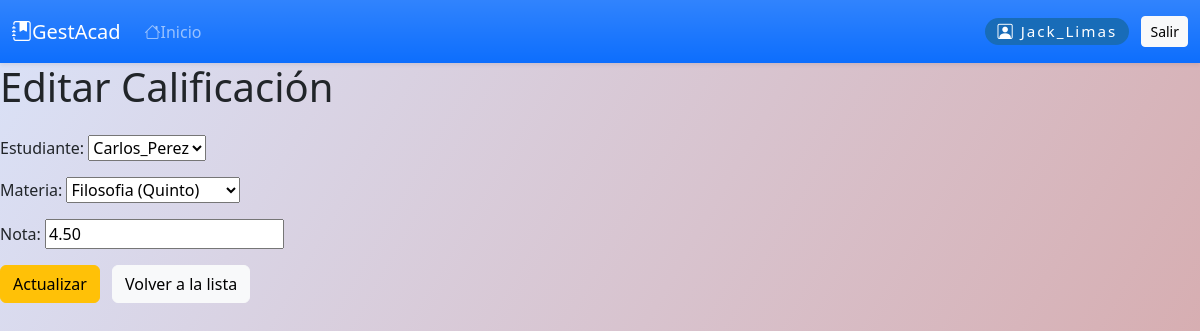
Page /calificaciones/calificaciones/editar/3/ (signed in) on the committed database.
### calificaciones/models.py (models this page shows, shortened)
class Calificacion(models.Model):
    estudiante = models.ForeignKey(User, on_delete=models.CASCADE, limit_choices_to={'groups__name': 'Estudiante'})
    materia = models.ForeignKey(Materia, on_delete=models.CASCADE)
    nota = models.DecimalField(max_digits=4, decimal_places=2)
    fecha_registro = models.DateField(auto_now_add=True)

### calificaciones/views.py (the view)
# urls.py: path('calificaciones/editar/<int:calificacion_id>/', views.editar_calificacion, name='editar_calificacion'),
@user_passes_test(es_profesor)
def editar_calificacion(request, calificacion_id):
    calificacion = get_object_or_404(Calificacion, pk=calificacion_id)
    if request.method == 'POST':
        form = CalificacionForm(request.POST, instance=calificacion)
        if form.is_valid():
            form.save()
            return redirect('calificaciones:listar_calificaciones')
    else:
        form = CalificacionForm(instance=calificacion)
    return render(request, 'calificaciones/editar_calificacion.html', {'form': form})

### calificaciones/forms.py
class CalificacionForm(forms.ModelForm):
    class Meta:
        model = Calificacion
        fields = ['estudiante', 'materia', 'nota']

### calificaciones/views.py (called while the page is built)
def es_profesor(user):
    return user.groups.filter(name='Profesor').exists() or user.is_superuser

### cursos/models.py (called while the page is built)
    def __str__(self):
        return f"{self.nombre} ({self.curso.nombre})"

### calificaciones/templates/calificaciones/editar_calificacion.html (shortened to what this page needs)
{% extends "base.html" %}
{% block content %}
<div class="content-box">
    <h1 class="welcome mb-4">Editar Calificación</h1>
    <form method="post">
        {{ form.as_p }}
        <button type="submit" class="btn btn-warning">Actualizar</button>
        <a href="{% url 'calificaciones:listar_calificaciones' %}" class="btn btn-light ms-2">Volver a la lista</a>
    </form>
</div>
{% endblock %}

### templates/base.html (shortened to what this page needs)
<!DOCTYPE html>
<html lang="es">
<head>
    <link href="https://cdn.jsdelivr.net/npm/bootstrap@5.3.2/dist/css/bootstrap.min.css" rel="stylesheet">
    <link href="https://cdn.jsdelivr.net/npm/bootstrap-icons@1.10.5/font/bootstrap-icons.css" rel="stylesheet">
</head>
<body>
<nav class="navbar navbar-expand-lg navbar-dark bg-gradient bg-primary shadow-sm">
  <div class="container-fluid">
    <a class="navbar-brand d-flex align-items-center" href="{% url 'dashboard:dashboard' %}">
        <i class="bi bi-journal-bookmark-fill"></i> GestAcad
    </a>
    <div class="collapse navbar-collapse" id="navbarSupportedContent">
      <ul class="navbar-nav me-auto mb-2 mb-lg-0">
        {% if rol == 'admin' %}
          <li class="nav-item"><a class="nav-link" href="{% url 'dashboard:dashboard' %}"><i class="bi bi-house-fill"></i>Dashboard</a></li>
          <li class="nav-item"><a class="nav-link" href="{% url 'usuarios:perfil' %}"><i class="bi bi-person-badge-fill"></i>Usuarios</a></li>
          <li class="nav-item"><a class="nav-link" href="{% url 'cursos:listar_cursos' %}"><i class="bi bi-easel2-fill"></i>Cursos</a></li>
          <li class="nav-item"><a class="nav-link" href="{% url 'cursos:listar_materias' %}"><i class="bi bi-journals"></i>Materias</a></li>
          <li class="nav-item"><a class="nav-link" href="{% url 'calificaciones:listar_calificaciones' %}"><i class="bi bi-award-fill"></i>Calificaciones</a></li>
          <li class="nav-item"><a class="nav-link" href="{% url 'asistencia:listar_asistencia' %}"><i class="bi bi-calendar-check-fill"></i>Asistencias</a></li>
        {% else %}
          <li class="nav-item"><a class="nav-link" href="{% url 'home' %}"><i class="bi bi-house"></i>Inicio</a></li>
        {% endif %}
      </ul>
      {% if user.is_authenticated %}
      <span class="navbar-text d-flex align-items-center">
        <span class="perfil-chip"><i class="bi bi-person-square"></i> {{ user.username }}</span>
        <form action="{% url 'usuarios:logout' %}" method="post" style="display:inline;">
            <button type="submit" class="btn btn-light btn-sm">Salir</button>
        </form>
      </span>
      {% endif %}
    </div>
  </div>
</nav>
{% block content %}{% endblock %}
</body>
</html>

### templates/base.html (style rules this page uses)
body { background: linear-gradient(120deg, #dae2f8 0%, #d6a4a4 100%); min-height: 100vh; margin: 0; }
.navbar { position: sticky; top: 0; z-index: 1000; }
.perfil-chip { background: #186cb8; color: #fff; border-radius: 1em; padding: 0.13em 0.8em 0.13em 0.8em; font-size: 0.95em; margin-right: 0.8em; letter-spacing: 0.13em; }

### rows in the picture
Calificacion: estudiante "Carlos_Perez", materia "Filosofia (Quinto)", nota "4.50"

### other values in the picture
{{ user.username }} "Jack_Limas"
